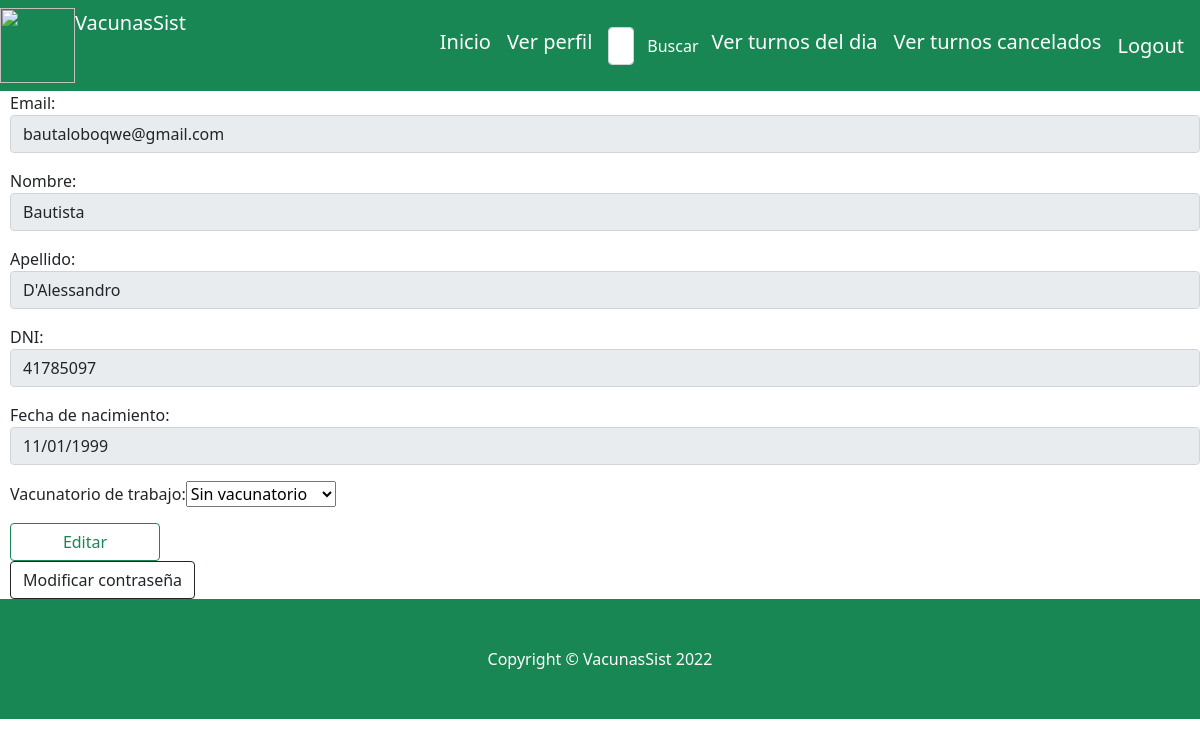
The app's page /verPerfil (signed in), older data.
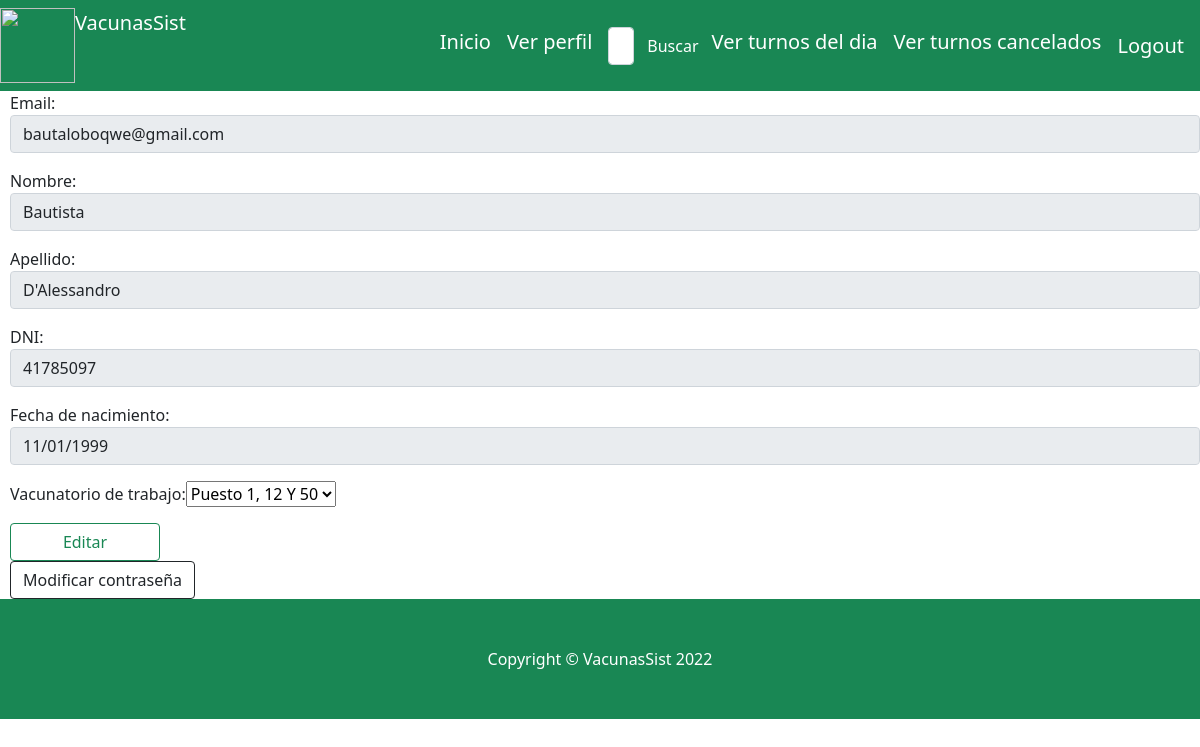
The same page, newer data.
### website/models.py (models this page shows)
class Usuario(AbstractBaseUser):
    username =models.CharField('Nombre de usuario', unique=True, max_length=100)
    email = models.EmailField('Correo electrónico', max_length=254, unique=True)
    nombre = models.CharField('Nombre', max_length=254)
    apellido = models.CharField('apellido', max_length=254)
    dni=models.IntegerField(help_text="DNI de la persona", unique=True)
    fecha_nacimiento= models.DateField(help_text="Fecha de nacimiento de la persona")
    residencia = models.TextField(help_text="Descripción de la tarea", null=True)
    vacunatorio_preferencia =models.ForeignKey(Vacunatorio, on_delete=models.CASCADE,null=True)
    fecha_creacion = models.DateTimeField(auto_now_add=True)
    identidad_verificada=models.BooleanField(default=False)
    es_vacunador = models.BooleanField(default=False)
    es_administrador = models.BooleanField(default=False)
    telefono = models.IntegerField(blank=True, null=True)
    direccion = models.CharField(max_length=15, null=True)
    objects= UsuarioManager()
    USERNAME_FIELD = 'username'
    REQUIRED_FIELDS = ['email','nombre', 'apellido','dni', 'fecha_nacimiento']

### website/views.py (the view)
# urls.py: path('verPerfil', views.verPerfil, name="verPerfil"),
def verPerfil(request):
    id_usuario=request.user.id
    try:
        usuario= Usuario.objects.get(id=id_usuario)
        if request.method=="POST":
            print('es un poist  ')
            verificado=False
            print(usuario.identidad_verificada)
            if(usuario.identidad_verificada==True):
                        print('entre312321')
                        verificado=True
                        print(verificado)
            if(usuario.es_vacunador==True):
                usuario_form =UpdateVacunadorAdministradorForm(request.POST, instance = usuario)
            else:
                usuario_form =UpdateUsuarioForm(request.POST, instance = usuario)
                print('no es vacunador)')
            if usuario_form.is_valid():
                print('antes de guardar datos1')
                try:
                    print('antes de guardar datos')
                    print(usuario_form.fields['identidad_verificada'])
                    usuario_form.save()
                    print(verificado)
                    if(verificado):
                        usuario.identidad_verificada=True
                        usuario.save()
                    print('en guardar datos')
                    messages.success(request, 'Perfil actualizado correctamente')
                    return redirect('index')
                except Exception as e:
                    print('esta excepcion correct')
                    print(e)
                    messages.error(request, 'Su perfil no se ha actualizado.')
                    return render(request, 'website/index.html')
            else:
                messages.error(request,'El nombre de usuario debe ser único, por favor ingrese otro.')
                return render(request, 'website/index.html')
        else:
            id_usuario=request.user.id
            mismoUsuario= (id_usuario == usuario.id)
            print("1")
            if(usuario.es_vacunador==True or usuario.es_administrador==True):
                usuario_form=UpdateVacunadorAdministradorForm(instance = usuario)
                if(usuario.es_administrador==True):
                    print("administrador")
                    usuario_form=usuario_form.deshabilitarCamposAdministrador()
                else:
                    print("vacunador")
                    usuario_form=usuario_form.deshabilitarCampos()
                return render(request, "website/ver_perfil_vacunador.html",{ 'usuario_form':usuario_form, 'id_usuario':id_usuario,'mismoUsuario':mismoUsuario, 'busqueda': False})
            else:
                usuario_form=UpdateUsuarioForm(instance = usuario)
                usuario_form=usuario_form.deshabilitarCampos(usuario.identidad_verificada)
        return render(request, "website/verPerfil.html",{ 'usuario_form':usuario_form, 'id_usuario':id_usuario, 'mismoUsuario':mismoUsuario})
    except Exception as e:
            print(repr(e))

### website/forms.py (called while the page is built)
    def deshabilitarCampos(self):
            self.fields['dni'].widget.attrs.update({'readonly': True})
            self.fields['email'].widget.attrs.update({'readonly': True})
            self.fields['fecha_nacimiento'].widget.attrs.update({'readonly': True})
            self.fields['nombre'].widget.attrs.update({'readonly': True})
            self.fields['apellido'].widget.attrs.update({'readonly': True})
            return self

### website/models.py (called while the page is built)
    def __str__(self):
           return self.nombre + self.ubicacion

### website/templates/website/ver_perfil_vacunador.html (shortened to what this page needs)
{% extends "website/layout.html" %}
{% block body %}
<div style="margin-left: 10px; ">
    <form method="post">
        <div class="form-group">
          <p>Email: {{usuario_form.email}}</p>
          <p>Nombre:{{usuario_form.nombre}}</p>
          <p>Apellido:{{usuario_form.apellido}}</p>
          <p>DNI:{{usuario_form.dni}}</p>
          <p>Fecha de nacimiento:{{usuario_form.fecha_nacimiento}}</p>
          <p>Vacunatorio de trabajo:{{usuario_form.vacunatorio_preferencia}}</p>
          {% if not busqueda%}
          <input  class="btn btn-outline-success"  type="submit" value="Editar" style="width: 150px;">
          {% endif%}
          {% if mismoUsuario %}
            <div class="nav-item"><a class="btn btn-outline-dark mt-auto" href="{% url 'modificar_password' %}">Modificar contraseña</a></div>
          {% endif%}
        </div>
      </form>
    </div>
{% endblock %}

Row changes from the older to the newer data that the page shows:
changed Usuario "bautaloboqwe@gmail.com": vacunatorio_preferencia "Sin vacunatorio" → "Puesto 1, 12 Y 50"
